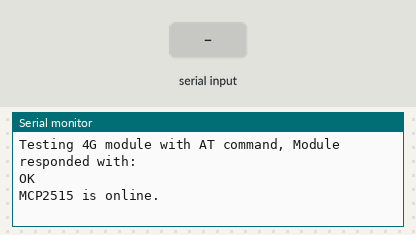
A sketch run on a simulated Arduino Mega 2560, built with avr-gcc and run on an emulated ATmega2560. Parts: the last lines printed to the serial monitor. Inputs (shaded band) come from the test bench. The modem accepts every AT command (registered, SIM ready, sends succeed) and sends nothing else.

Above: at 0.8 s.
0.9 s: "1" received over the second serial link
At 3.6 s:
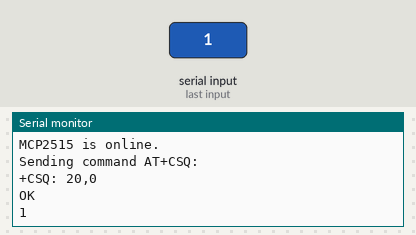
3.9 s: "0" received over the second serial link
At 5.5 s:
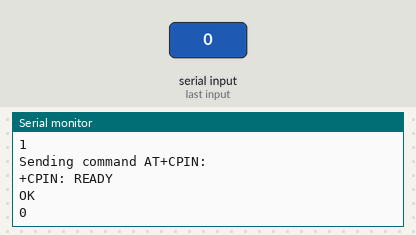
6.5 s: "2" received over the second serial link
At 8.4 s:
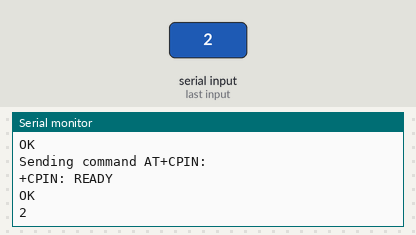

Measured:
- after the input at 0.9 s, the serial monitor: prints a new line after 1.9 s (image 1)
- after the input at 3.9 s, the serial monitor: prints a new line after 1.2 s (image 2)
- after the input at 6.5 s, the serial monitor: prints a new line after 1.5 s (image 3)

The sketch:

MAINCODE.ino
```cpp
// includes:
#include <SPI.h>
#include <mcp_can.h>


// Define the pins used for the CAN module
const int SPI_CS_PIN = 10;
// Initialize MCP2515 object with CS pin
MCP_CAN CAN(SPI_CS_PIN);


// declare other functions there
String sendAT(){
  // Send data over Serial1
  Serial1.println("AT");

  // Wait for response
  while (!Serial1.available()) {
    // Wait for data to be available
  }

  // Read response
  String response = "";
  while (Serial1.available()) {
    char c = Serial1.read();
    response += c;
    delay(100); // This makes it read full data correctly
  }
  return response; // should respond with AT \n OK
}

String sendCPIN(){ //for SIM CARD PUK operation
  // Send data over Serial1
  Serial1.println("AT+CPIN=?");

  // Wait for response
  while (!Serial1.available()) {
    // Wait for data to be available
  }

  // Read response
  String response = "";
  while (Serial1.available()) {
    char c = Serial1.read();
    response += c;
    delay(100); // This makes it read full data correctly
  }
  return response; // should respond with AT \n OK
}


String sendcommand(String COMMAND){
  // Send data over Serial1
  Serial1.println(COMMAND.c_str());

  // Wait for response
  while (!Serial1.available()) {
    // Wait for data to be available
  }

  // Read response
  String response = "";
  while (Serial1.available()) {
    char c = Serial1.read();
    response += c;
    delay(100); // This makes it read full data correctly
  }
  return response;
}


String sendSMS(String text){
  // SMS send test:
    Serial.print("Setting SMS mode...\n");

  Serial.println("Sending command AT+CMGF=1:\n" + sendcommand("AT+CMGF=1"));
        // sets the SMS mode to text
    Serial.print("Sending Short Message\n");
  Serial.println("Sending command :\n" + sendcommand("AT+CMGS=\"+48*********\"")); //phone number in "" quotes \" is escape character
  //nr Klaudii
  //  Serial.println("Sending command :\n" + sendcommand("AT+CMGS=\"+48*********\"")); //phone number in "" quotes \" is escape character
  //nr pawła
        Serial1.println(text); //SMS text content
        Serial1.write(0x1A); //sends CTRL+Z to module to send SMS message
        sendcommand("");
  return "Finished sending SMS";
}

String URL = "https://webhook.site/30d20c7f-ab86-4bbe-a03c-5b2f530a9907";
String CONTENT = "application/x-www-form-urlencoded";

// HTTP POST SENDING
String SendHTTP(String Data) {
  Serial.println("Sending command:\n" + sendcommand("AT+HTTPINIT")); // INITIALIZE HTTP
  Serial.println("Sending command:\n" + sendcommand("AT+HTTPPARA=\"URL\",\""+URL+"\""));
  Serial.println("Sending command:\n" + sendcommand("AT+HTTPPARA=\"CONTENT\",\""+CONTENT+"\""));

  String length = String(Data.length());
  Serial.println("Sending command:\n" + sendcommand("AT+HTTPDATA="+ length +",5000")); //set information about message about to be sent
  Serial.println("Sending command:\n" + sendcommand(Data)); //print sent data to serial to save it
  Serial.println("Sending command:\n" + sendcommand("AT+HTTPACTION=1")); //Send data as post
  //Serial.println("Sending command:\n" + sendcommand("AT+HTTPACTION=0,200")); //Send data as post

  Serial.println("Sending command:\n" + sendcommand("AT+HTTPTERM")); // Terminate HTTP
  return "Finished sending HTTP";
}

void setup() {
  // Initialize Serial communication for debugging
  Serial.begin(9600); //default
  while (!Serial) {
    ; // wait for serial port to connect. Needed for native USB
  }

  // Initialize Serial1 for communication with 4g module
  Serial1.begin(115200); // 4g module uses 115200 baud rate
  while (!Serial1) {
    ; // wait for serial port to connect. Needed for native USB
  }
// Set the built-in LED pin as an output
//pinMode(LED_BUILTIN, OUTPUT);

    // Check if 4G module is up
  Serial.println("Testing 4G module with AT command, Module responded with:\n" + sendAT());
    // Check if MCP2515 is still alive
  if (CAN.checkError() == CAN_OK) {
    Serial.println("MCP2515 is online.");
  } else {
    Serial.println("MCP2515 is offline. Check connections!");
  }
//digitalWrite(LED_BUILTIN, HIGH); // LED doesn't turn on for some reason
String enterpin;
Serial.println("Sending command AT+CSQ:\n" + sendcommand("AT+CSQ"));
enterpin = sendcommand("AT+CPIN?");
Serial.println("Sending command AT+CPIN:\n" + enterpin); //Check if SIM card is waiting for PIN
//if (enterpin == "+CPIN: SIM PIN"){
Serial.println("Sending command AT+CPIN=0000:\n" + sendcommand("AT+CPIN=0000")); //inputs PIN NUMBER 0000 to unlock the SIM card
Serial.println("Sending command AT+CPIN:\n" + sendcommand("AT+CPIN?"));
//};
//Serial.println("Sending command AT+CPIN=0000:\n" + sendcommand("AT+CPIN=0000")); //inputs PIN NUMBER 0000 to unlock the SIM card
//Serial.println("Sending command AT+CPIN:\n" + sendcommand("AT+CPIN?"));

//HTTP Sending

//sendSMS("Siema jestem Arduino XD");
Serial.println("Sending command:\n" + sendcommand("AT+CGREG?"));
Serial.println("Sending command:\n" + sendcommand("AT+CGACT?"));
Serial.println("Sending command:\n" + sendcommand("AT+CGDCONT?"));
Serial.println("Sending command:\n" + sendcommand("AT+CGDCONT=1,\"IP\",\"internet\"")); //set IP as protocol and "internet" as ISP Access point name (From orange site https://www.orange.pl/omnibook/konfiguracja-internetu-mms-sms-w-telefonie)

Serial.println("Sending test data:\n");
SendHTTP("TEST DATA");
}


void loop() {
  // put your main code here, to run repeatedly:

 // Check if there are new CAN messages available  Bartosz Futoma
    if (CAN_MSGAVAIL == CAN.checkReceive()) {
        long unsigned int rxId;
        unsigned char len = 0;
        unsigned char rxBuf[8];

        // Read CAN message
        CAN.readMsgBuf(&rxId, &len, rxBuf);

        // Display ID and data
        Serial.print("ID: ");
        Serial.println(rxId, HEX);

        for (int i = 0; i < len; i++) {
            Serial.print("Data ");
            Serial.print(i);
            Serial.print(": ");
            Serial.println(rxBuf[i], HEX);
        }

        int someVariable = rxBuf[0];

        String postData = "{\"id\":";
        postData += rxId;
        postData += ", \"data\":";
        postData += someVariable;
        postData += "}";

        Serial.println("Sending CAN data to the server: " + postData);
        SendHTTP(postData);
    }


// Test/DEBUG code for sending HTTP Post information to test API.
String userInput = "";
Serial.println("Enter your input:");
  while (Serial.available() == 0) {
    // Wait for user input
  }
  // Read user input from Serial monitor and store it in userInput variable
  while (Serial.available()) {
    char c = Serial.read();
    userInput += c;
    delay(100);
  }

  // Print the user input for verification
  Serial.print("You entered: ");
  Serial.println(userInput);
  Serial.print("Sending input to Test API: ");
  SendHTTP(userInput);
  //String response = "";
  //response = sendcommand(userInput);
  //Serial.println("Sending command: "+ userInput + "response: " + response);
}
```
